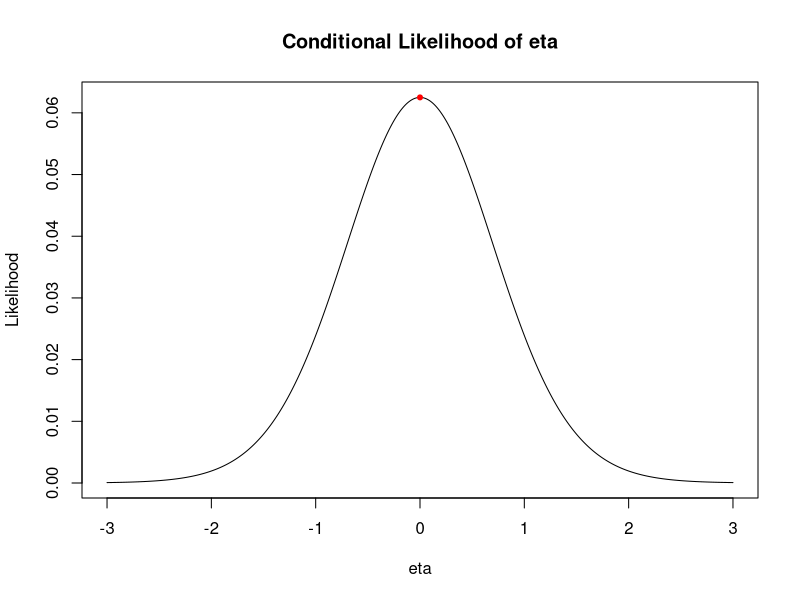

This figure's R source:
## ---- chunk 1
knitr::opts_chunk$set(echo = TRUE)
## ---- chunk 2
set.seed(2024)
n11 <- rbinom(1, 10, 0.4)
n21 <- rbinom(1, 10, 0.4)
print(n11)
print(n21)

## ---- chunk 3
n1plus <- 10
n2plus <- 10
ntable <- array(data = c(n11, n21, n1plus - n11, n2plus - n21), dim = c(2,2))
print(ntable)
## ---- chunk 4
fisher_result <- fisher.test(ntable)
print(fisher_result)
## ---- chunk 5
set.seed(2024)
p_val <- replicate(10000, {
n11 <- rbinom(1, 10, 0.4) 
n21 <- rbinom(1, 10, 0.4)
ntable <- array(data = c(n11, n21, n1plus - n11, n2plus - n21), dim = c(2,2))
fisher.test(ntable)$p.val})
print(head(p_val, 5)) 
rej <- sum(p_val < 0.05)
print(rej)

## ---- chunk 6
set.seed(2024)
n1plus <- 100
n2plus <- 100
p_vals <- replicate(10000, {
n11 <- rbinom(1, 100, 0.4)
n21 <- rbinom(1, 100, 0.4)
ntable <- array(data = c(n11, n21, n1plus - n11, n2plus - n21), dim = c(2,2))
fisher.test(ntable)$p.value
})
print(head(p_vals, 5)) # Print the first five p-values
rej <- sum(p_vals < 0.05)
print(rej)

## ---- chunk 7
cases_exposed <- 3
cases_not_exposed <- 1
controls_exposed <- 1
controls_not_exposed <- 3

n_cases <- cases_exposed + cases_not_exposed
n_controls <- controls_exposed + controls_not_exposed
eta_null <- 0.1

binom_prob <- function(x, n, p) {
  choose(n, x) * p^x * (1 - p)^(n - x)
}

likelihood_null <- binom_prob(cases_exposed, n_cases, exp(eta_null) / (1 + exp(eta_null))) * 
                   binom_prob(controls_exposed, n_controls, exp(eta_null) / (1 + exp(eta_null)))
p_value <- 0
for (x in 0:n_cases) {
  for (y in 0:n_controls) {
    if (x + y == cases_exposed + controls_exposed) {
      likelihood <- binom_prob(x, n_cases, exp(eta_null) / (1 + exp(eta_null))) * 
                    binom_prob(y, n_controls, exp(eta_null) / (1 + exp(eta_null)))
      
      
      if (likelihood >= likelihood_null) {
        p_value <- p_value + likelihood
      }
    }
  }
}
p_value
## ---- chunk 8
cases_exposed <- 3
cases_not_exposed <- 1
controls_exposed <- 1
controls_not_exposed <- 3

n_cases <- cases_exposed + cases_not_exposed
n_controls <- controls_exposed + controls_not_exposed

conditional_likelihood <- function(eta, n_cases, n_controls, cases_exposed) {
  p <- exp(eta) / (1 + exp(eta))
  likelihood_cases <- dbinom(cases_exposed, n_cases, p)
  likelihood_controls <- dbinom(n_controls - cases_exposed, n_controls, p)
  return(likelihood_cases * likelihood_controls)
}
etas <- seq(-3, 3, 0.01)
likelihoods <- sapply(etas, conditional_likelihood, n_cases, n_controls, cases_exposed)
max_likelihood_eta <- etas[which.max(likelihoods)]
max_likelihood_theta <- exp(max_likelihood_eta)

plot(etas, likelihoods, type = "l", xlab = "eta", ylab = "Likelihood",
     main = "Conditional Likelihood of eta")
points(max_likelihood_eta, max(likelihoods), col = "red", pch = 20)
max_likelihood_theta


